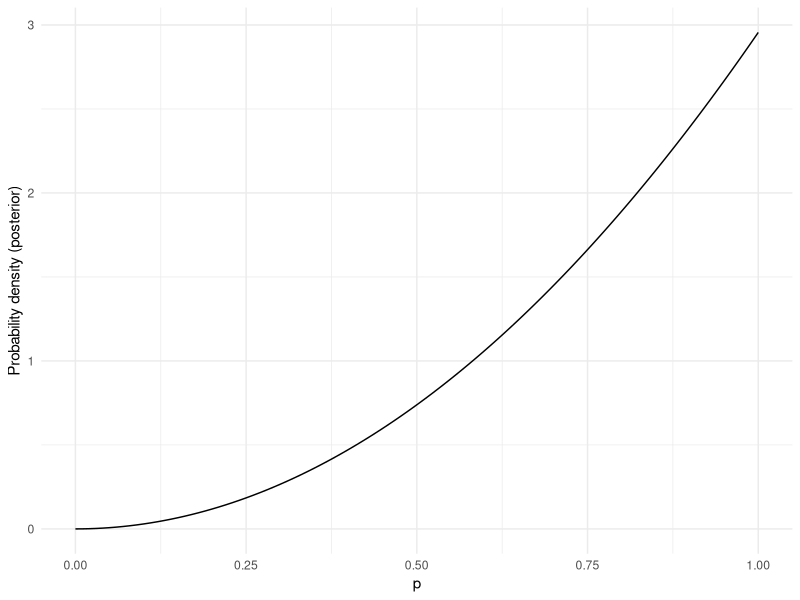
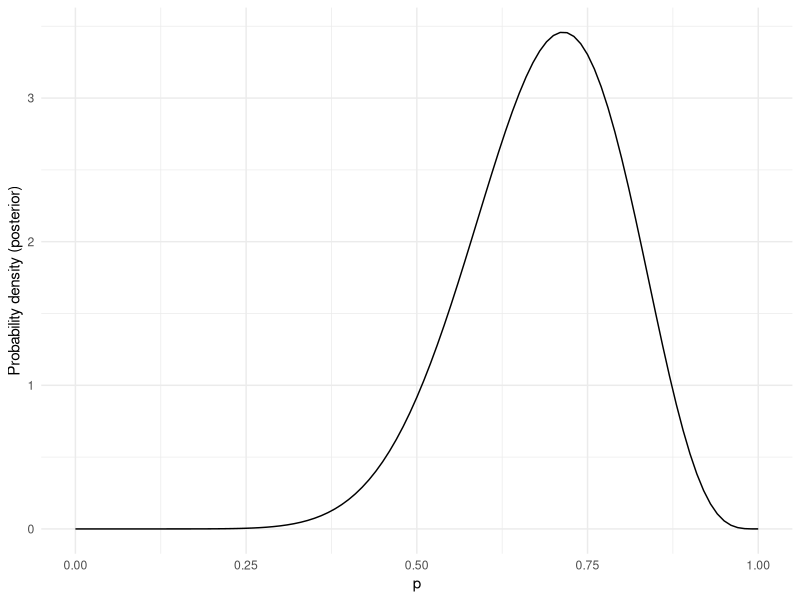

Write R code to recreate these figures, in order.
library(tidyverse)
library(gtools)

# MC simulation of disease detection
prevalence <- 100 / 100000  # 100 cases per 100k population
N <- 1e6  # population size
outcome <- sample(c('Disease', 'Healthy'), N, replace=TRUE,
                  prob=c(prevalence, 1 - prevalence))

test_acc <- 0.95
test <- vector("character", N)
N_D <- sum(outcome == 'Disease')
test[outcome == 'Disease'] <- sample(c('+', '-'), N_D, replace=TRUE,
                                     prob=c(test_acc, 1 - test_acc))
N_H <- sum(outcome == 'Healthy')
test[outcome == 'Healthy'] <- sample(c('-', '+'), N_H, replace=TRUE,
                                     prob=c(test_acc, 1 - test_acc))
table(outcome, test)

# Bayesian modeling of coin toss: observed two heads
df <- data.frame(p=seq(0, 1, 0.01))
df <- df |> mutate(posterior=p**2)

step_size <- 0.01  # Approximate the area under the curve
total_area <- sum(df$posterior * step_size)
df <- df |> mutate(posterior = posterior / total_area)  # Normalize

df |> ggplot(aes(p, posterior)) +
  geom_line() +
  ylab("Probability density (posterior)") +
  theme_minimal()

# Bayesian modeling of coin toss: observed 10 heads out of 14 tosses
cons = length(combinations(14, 10))
df <- data.frame(p=seq(0, 1, 0.01))
df <- df |> mutate(posterior=cons * ((1 - p)**4) * (p**10))

step_size <- 0.01
total_area <- sum(df$posterior * step_size)
df <- df |> mutate(posterior = posterior / total_area)  # Normalize

df |> ggplot(aes(p, posterior)) +
  geom_line() +
  ylab("Probability density (posterior)") +
  theme_minimal()
